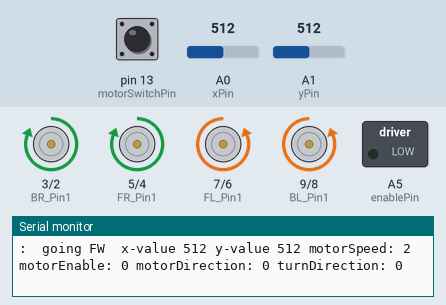
Simulated run of this sketch. Board: Arduino Uno, built with avr-gcc and run on an emulated ATmega328P. Shown: motor-driver pin pairs drawn as motors (green arrow = first pin HIGH = forward, orange = second pin HIGH = backward, longer = more drive), switched loads named in the sketch (green lamp = pin HIGH), the last lines printed to the serial monitor. The test bench sets the inputs (shaded band); at power-on: A0 (xPin) = 512, A1 (yPin) = 512, pin 13 (motorSwitchPin) LOW.

Above: at 1.2 s.
1.3 s: A0 (xPin) set to 467
4.3 s: A0 (xPin) set to 438
At 5.5 s:
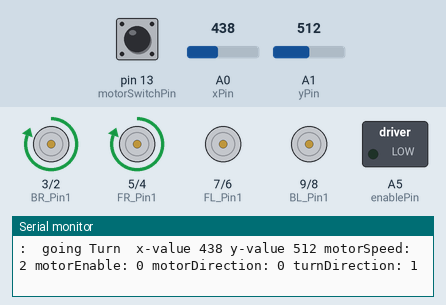
5.8 s: A1 (yPin) set to 492
At 6.9 s:
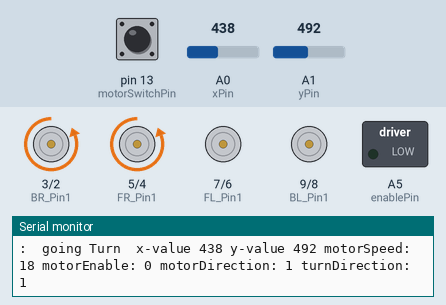
7.3 s: A0 (xPin) set to 460
At 8.5 s:
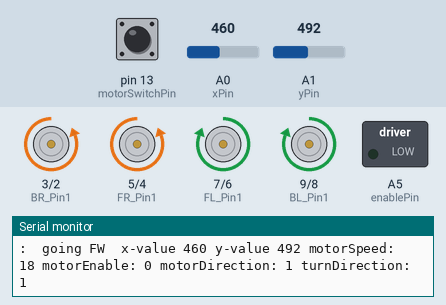
8.8 s: A0 (xPin) set to 571
11.8 s: A0 (xPin) set to 598
At 12.7 s:
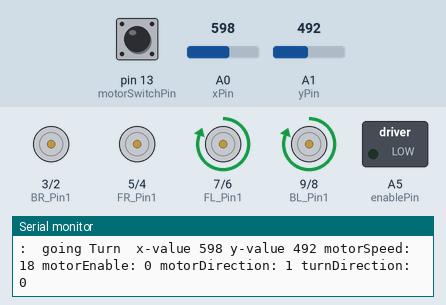
Timing chart, 0 to 14.3 s (numbered marks = the images above; inputs shaded):
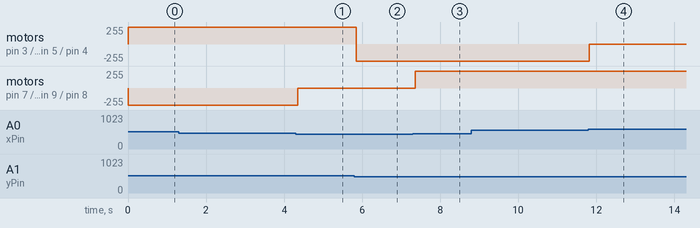

The sketch:

RC_1.ino
```cpp
// init Pin
// For JoyStick
const int xPin = A0;
const int yPin = A1; // up-0, down-1023

// For H-Bridge POWER
const int motorSwitchPin = 13;
const int enablePin = A5;

// Motor Pins
const int BR_Pin1 = 3;
const int BR_Pin2 = 2;

const int FR_Pin1 = 5;
const int FR_Pin2 = 4;

const int FL_Pin1 = 7;
const int FL_Pin2 = 6;

const int BL_Pin1 = 9;
const int BL_Pin2 = 8;

// Variables
int xValue = 0;
int yValue = 0;
int motorSpeed = 0;
int directionSpeed = 0;
int motorDirection = 1;
int motorEnable = 0;

int turnDirection = 0;
int turnSpeed = 0;
int absTurnSpeed = 0;

int onOffSwitchState = 0;
int previousOnOffSwitchState = 0;

// Motor Function

void runMotor(int pin1, int pin2, int direction) {
  if (direction == 0) {
    digitalWrite(pin1, HIGH);
    digitalWrite(pin2, LOW);
  } else if (direction == 1) {
    digitalWrite(pin1, LOW);
    digitalWrite(pin2, HIGH);
  } else {
    digitalWrite(pin1, LOW);
    digitalWrite(pin2, LOW);
  }

}

void goFB() {
  runMotor(BR_Pin1, BR_Pin2, motorDirection);
  runMotor(FR_Pin1, FR_Pin2, motorDirection);
  runMotor(BL_Pin1, BL_Pin2, !motorDirection);
  runMotor(FL_Pin1, FL_Pin2, !motorDirection);
}

void goTurn() {
  if (motorDirection == 1 && turnDirection == 1) {
    runMotor(BR_Pin1, BR_Pin2, motorDirection);
    runMotor(FR_Pin1, FR_Pin2, motorDirection);
    runMotor(BL_Pin1, BL_Pin2, -1);
    runMotor(FL_Pin1, FL_Pin2, -1);
  } else if (motorDirection == 1 && turnDirection == 0) {
    runMotor(BR_Pin1, BR_Pin2, -1);
    runMotor(FR_Pin1, FR_Pin2, -1);
    runMotor(BL_Pin1, BL_Pin2, !motorDirection);
    runMotor(FL_Pin1, FL_Pin2, !motorDirection);
  } else if (motorDirection == 0 && turnDirection == 1) {
    runMotor(BR_Pin1, BR_Pin2, motorDirection);
    runMotor(FR_Pin1, FR_Pin2, motorDirection);
    runMotor(BL_Pin1, BL_Pin2, -1);
    runMotor(FL_Pin1, FL_Pin2, -1);

  } else {
    runMotor(BR_Pin1, BR_Pin2, -1);
    runMotor(FR_Pin1, FR_Pin2, -1);
    runMotor(BL_Pin1, BL_Pin2, !motorDirection);
    runMotor(FL_Pin1, FL_Pin2, !motorDirection);
  }

}

void goSpin() {
  runMotor(BR_Pin1, BR_Pin2, turnDirection);
  runMotor(FR_Pin1, FR_Pin2, turnDirection);
  runMotor(BL_Pin1, BL_Pin2, turnDirection);
  runMotor(FL_Pin1, FL_Pin2, turnDirection);
}

void setup() {
  // put your setup code here, to run once:
  pinMode(xPin, INPUT);
  pinMode(yPin, INPUT);
  pinMode(enablePin, OUTPUT);
  pinMode(BR_Pin1, OUTPUT);
  pinMode(BR_Pin2, OUTPUT);
  pinMode(FR_Pin1, OUTPUT);
  pinMode(FR_Pin2, OUTPUT);
  pinMode(FL_Pin1, OUTPUT);
  pinMode(FL_Pin2, OUTPUT);
  pinMode(BL_Pin1, OUTPUT);
  pinMode(BL_Pin2, OUTPUT);


  Serial.begin(9600);
}

void loop() {
  // put your main code here, to run repeatedly:
  xValue = analogRead(xPin);
  yValue = analogRead(yPin);

  directionSpeed = ( 510 - analogRead(yPin));
  motorSpeed = abs(directionSpeed);

  turnSpeed = ( 510 - analogRead(xPin));
  absTurnSpeed = abs(turnSpeed);

  onOffSwitchState = digitalRead(motorSwitchPin);
  delay(1);

  if (onOffSwitchState != previousOnOffSwitchState) {
    if (onOffSwitchState == HIGH) {
      motorEnable = !motorEnable;
    }
  }

  if (directionSpeed > 0) {
    motorDirection = 1;
  } else {
    motorDirection = 0;
  }

  if (turnSpeed > 0) {
    turnDirection = 1;
  } else {
    turnDirection = 0;
  }

  if (xValue > 450 && xValue < 580 ) {
    goFB();
    if (motorEnable == 1) {
    analogWrite(enablePin, motorSpeed);
    } else {
      analogWrite(enablePin, 0);
    }
    Serial.print(" going FW ");
  } else if (xValue < 15 || xValue > 1009){
    goSpin();
    if (motorEnable == 1) {
    analogWrite(enablePin, absTurnSpeed);
    } else {
      analogWrite(enablePin, 0);
    }
    Serial.print(" going Spin ");
  } else {
    goTurn();
    if (motorEnable == 1) {
    analogWrite(enablePin, motorSpeed);
    } else {
      analogWrite(enablePin, 0);
    }
    Serial.print(" going Turn ");
  }


  previousOnOffSwitchState = onOffSwitchState;

  Serial.print(" x-value ");
  Serial.print(xValue);
  Serial.print(" y-value ");
  Serial.print(yValue);
  Serial.print(" motorSpeed: ");
  Serial.print(motorSpeed);
  Serial.print(" motorEnable: ");
  Serial.print(motorEnable);
  Serial.print(" motorDirection: ");
  Serial.print(motorDirection);
  Serial.print(" turnDirection: ");
  Serial.print(turnDirection);


  Serial.print("\n: ");
}
```

Measured:
- the behaviour switches between 451 and 450 on A0 (xPin) (found by bisection; images 0 and 1)
- the behaviour switches between 510 and 509 on A1 (yPin) (found by bisection; images 1 and 2)
- the behaviour switches between 579 and 580 on A0 (xPin) (found by bisection; images 3 and 4)
- after the input at 4.3 s, motor on pin 7 (FL_Pin1) / pin 6 (FL_Pin2), motor on pin 9 (BL_Pin1) / pin 8 (BL_Pin2): backward 255/255 → stopped after 0.05 s
- after the input at 5.8 s, motor on pin 3 (BR_Pin1) / pin 2 (BR_Pin2), motor on pin 5 (FR_Pin1) / pin 4 (FR_Pin2): forward 255/255 → backward 255/255 after 0.05 s
- after the input at 7.3 s, motor on pin 7 (FL_Pin1) / pin 6 (FL_Pin2), motor on pin 9 (BL_Pin1) / pin 8 (BL_Pin2): stopped → forward 255/255 after 0.06 s
- after the input at 11.8 s, motor on pin 3 (BR_Pin1) / pin 2 (BR_Pin2), motor on pin 5 (FR_Pin1) / pin 4 (FR_Pin2): backward 255/255 → stopped at once
